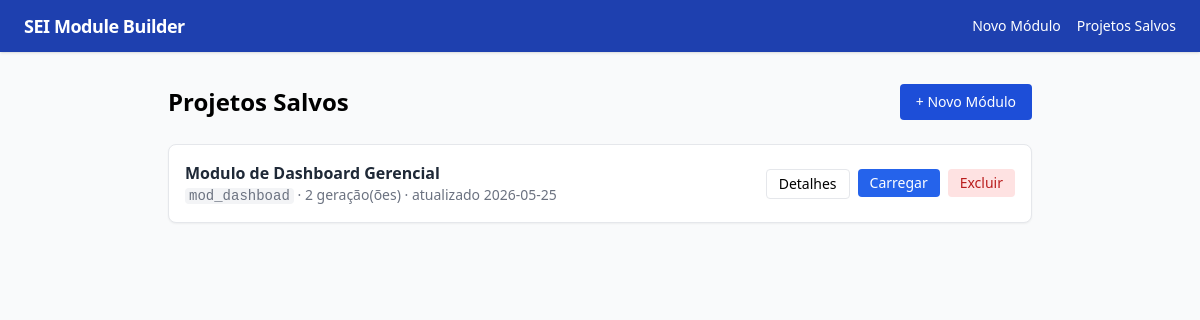
The app's page /projetos, older data.
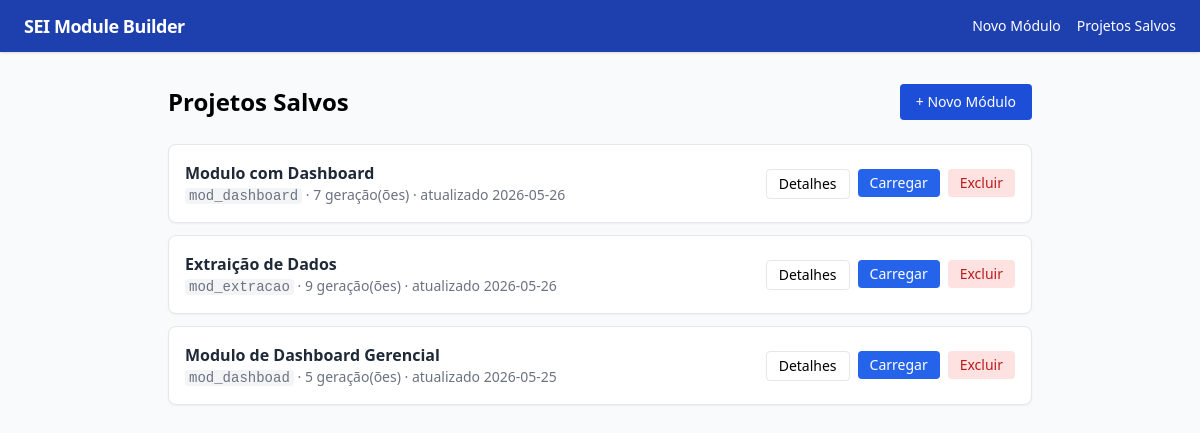
The same page, newer data.
### tables this page shows
CREATE TABLE projetos (
    id           INTEGER PRIMARY KEY AUTOINCREMENT,
    slug         TEXT NOT NULL,
    nome         TEXT NOT NULL,
    definicao    TEXT NOT NULL,   -- JSON completo de ModuloDefinicao
    criado_em    TEXT NOT NULL,
    atualizado_em TEXT NOT NULL
);

### main.py (the view)
@app.get("/projetos", response_class=HTMLResponse)
async def projetos_list(request: Request):
    return templates.TemplateResponse(request, "projetos/index.html", context={
        "flashes":  get_flashes(request),
        "projetos": listar_projetos(),
    })

### templates/projetos/index.html (shortened to what this page needs)
{% extends "base.html" %}
{% block content %}
<div class="flex items-center justify-between mb-6">
  <h1 class="text-2xl font-bold">Projetos Salvos</h1>
  <a href="/wizard/1" class="bg-blue-700 text-white px-4 py-2 rounded hover:bg-blue-800 text-sm">+ Novo Módulo</a>
</div>
{% if projetos %}
<div class="space-y-3">
  {% for p in projetos %}
  <div class="bg-white border rounded-lg p-4 shadow-sm flex items-center justify-between">
    <div>
      <p class="font-semibold text-gray-800">{{ p.nome }}</p>
      <p class="text-sm text-gray-500">
        <code class="bg-gray-100 px-1 rounded">{{ p.slug }}</code>
        · {{ p.total_geracoes }} geração(ões)
        · atualizado {{ p.atualizado_em[:10] }}
      </p>
    </div>
    <div class="flex gap-2">
      <a href="/projetos/{{ p.id }}" class="border px-3 py-1 rounded text-sm hover:bg-gray-50">Detalhes</a>
      <form method="POST" action="/projetos/{{ p.id }}/carregar">
        <button class="bg-blue-600 text-white px-3 py-1 rounded text-sm hover:bg-blue-700">Carregar</button>
      </form>
      <form method="POST" action="/projetos/{{ p.id }}/excluir"
            onsubmit="return confirm('Excluir projeto {{ p.nome }}?')">
        <button class="bg-red-100 text-red-700 px-3 py-1 rounded text-sm hover:bg-red-200">Excluir</button>
      </form>
    </div>
  </div>
  {% endfor %}
</div>
{% else %}
<div class="text-center py-16 text-gray-400">
  <p class="text-4xl mb-3">📂</p>
  <p>Nenhum projeto salvo ainda.</p>
  <a href="/wizard/1" class="text-blue-600 underline text-sm">Criar o primeiro módulo</a>
</div>
{% endif %}
{% endblock %}

Row changes from the older to the newer data that the page shows:
added projetos: nome "Modulo com Dashboard", slug "mod_dashboard", total_geracoes "7", atualizado_em "2026-05-26"
added projetos: nome "Extraição de Dados", slug "mod_extracao", total_geracoes "9", atualizado_em "2026-05-26"
changed projetos "Modulo de Dashboard Gerencial": total_geracoes "2" → "5"
